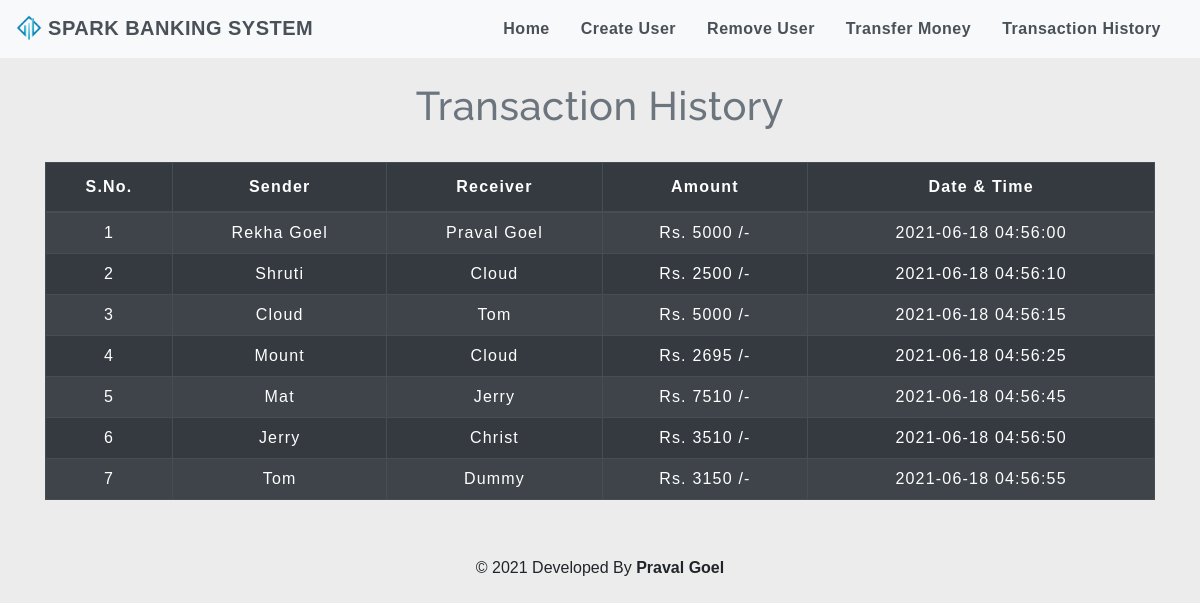
The page /transactionhistory.php on the database its author committed.
### tables this page shows
CREATE TABLE `transaction` (
  `sno` int(3) NOT NULL,
  `sender` text NOT NULL,
  `receiver` text NOT NULL,
  `balance` int(8) NOT NULL,
  `datetime` datetime NOT NULL DEFAULT CURRENT_TIMESTAMP
);

### transactionhistory.php (the view, shortened to what this page needs)
<!DOCTYPE html>
<html lang="en">
<head>
    <link rel="stylesheet" href="https://stackpath.bootstrapcdn.com/bootstrap/4.5.2/css/bootstrap.min.css">
    <link rel="stylesheet" type="text/css" href="css/table.css">
    <link rel="stylesheet" type="text/css" href="css/navbar.css">
</head>
<body style="background-color : #ececec;">
<?php
  include 'navbar.php';
?>
	<div class="container">
        <h2 class="text-center pt-4" style="color :#6c757d;">Transaction History</h2>
       <br>
       <div class="table-responsive-sm">
    <table class="table table-hover table-striped table-condensed table-dark table-bordered">
        <thead style="color : white;">
            <tr>
                <th class="text-center">S.No.</th>
                <th class="text-center">Sender</th>
                <th class="text-center">Receiver</th>
                <th class="text-center">Amount</th>
                <th class="text-center">Date & Time</th>
            </tr>
        </thead>
        <tbody>
        <?php
            include 'config.php';
            $sql ="SELECT * FROM transaction";
            $query =mysqli_query($conn, $sql);
            while($rows = mysqli_fetch_assoc($query))
            {
        ?>
            <tr style="color : white;">
            <td class="py-2"><?php echo $rows['sno']; ?></td>
            <td class="py-2"><?php echo $rows['sender']; ?></td>
            <td class="py-2"><?php echo $rows['receiver']; ?></td>
            <td class="py-2">Rs. <?php echo $rows['balance']; ?> /-</td>
            <td class="py-2"><?php echo $rows['datetime']; ?> </td>
        <?php
            }
        ?>
        </tbody>
    </table>
    </div>
</div>
<footer class="text-center mt-5 py-2">
            <p>&copy 2021 Developed By <b>Praval Goel</b></p>
</footer>
</body>
</html>

### navbar.php (shortened to what this page needs)
<nav class="navbar navbar-expand-md navbar-light bg-light">
<a class="navbar-brand" href="index.php" style="color : #495057;"><img src="img/bnklg.png" alt="Logo" width="26" style="margin-bottom:4px;"> <b>SPARK BANKING SYSTEM</b></a>
<div class="collapse navbar-collapse" id="collapsibleNavbar">
      <ul class="navbar-nav ml-auto">
        <li class="nav-item">
          <a class="nav-link" href="index.php" style="color : #495057;"><b>Home</b></a>
        </li>
        <li class="nav-item">
          <a class="nav-link" href="createuser.php" style="color : #495057;"><b>Create User</b></a>
        </li>
        <li class="nav-item">
          <a class="nav-link" href="removeuser.php" style="color : #495057;"><b>Remove User</b></a>
        </li>
        <li class="nav-item">
          <a class="nav-link" href="transfermoney.php" style="color : #495057;"><b>Transfer Money</b></a>
        </li>
        <li class="nav-item">
          <a class="nav-link" href="transactionhistory.php" style="color : #495057;"><b>Transaction History</b></a>
        </li>
    </div>
 </nav>

### css/table.css (style rules this page uses)
* { padding: 0; margin: 0; box-sizing: border-box; font-family: sans-serif; }
h2 { font-size: 40px; }
table { letter-spacing: 1.2px; }
td { text-align: center; }

### css/navbar.css (style rules this page uses)
.nav-link { margin-right: 15px; color:#2F363F; letter-spacing: 0.5px; transition: 0.5s; }
.navbar-brand { color: #4C4B4B; letter-spacing: 0.5px; }
h2 { color: #4C4B4B; letter-spacing: 0.5px; font-family: raleway; }

### rows shown on the page
transaction: sno "1", sender "Rekha Goel", receiver "Praval Goel", balance "5000", datetime "2021-06-18 04:56:00"
transaction: sno "2", sender "Shruti", receiver "Cloud", balance "2500", datetime "2021-06-18 04:56:10"
transaction: sno "3", sender "Cloud", receiver "Tom", balance "5000", datetime "2021-06-18 04:56:15"
transaction: sno "4", sender "Mount", receiver "Cloud", balance "2695", datetime "2021-06-18 04:56:25"
transaction: sno "5", sender "Mat", receiver "Jerry", balance "7510", datetime "2021-06-18 04:56:45"
transaction: sno "6", sender "Jerry", receiver "Christ", balance "3510", datetime "2021-06-18 04:56:50"
transaction: sno "7", sender "Tom", receiver "Dummy", balance "3150", datetime "2021-06-18 04:56:55"
